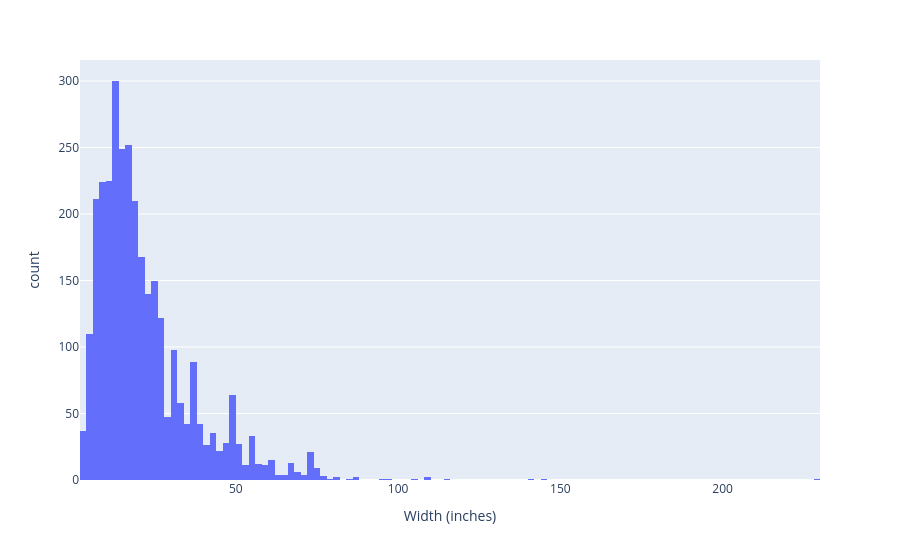

Here is the notebook cell this chart was saved with:
### Code cell
width_histo = px.histogram(
    DF,
    x='Width_in'
)
width_histo.update_layout(
    xaxis_title='Width (inches)'
)
width_histo.show()

### Figure 1 — Plotly figure (JSON) as saved in the notebook; plotly's stock layout.template omitted (floating-point values rounded to 4 significant figures; data arrays with more than 128 entries replaced by an {"elided": "..."} marker saying what was removed)
{"data": [{"bingroup": "x", "hovertemplate": "Width_in=%{x}<br>count=%{y}<extra></extra>", "legendgroup": "", "marker": {"color": "#636efa", "pattern": {"shape": ""}}, "name": "", "orientation": "v", "showlegend": false, "type": "histogram", "x": {"elided": "3393 float values"}, "xaxis": "x", "yaxis": "y"}], "layout": {"barmode": "relative", "legend": {"tracegroupgap": 0}, "margin": {"t": 60}, "xaxis": {"anchor": "y", "domain": [0, 1], "title": {"text": "Width (inches)"}}, "yaxis": {"anchor": "x", "domain": [0, 1], "title": {"text": "count"}}}}
